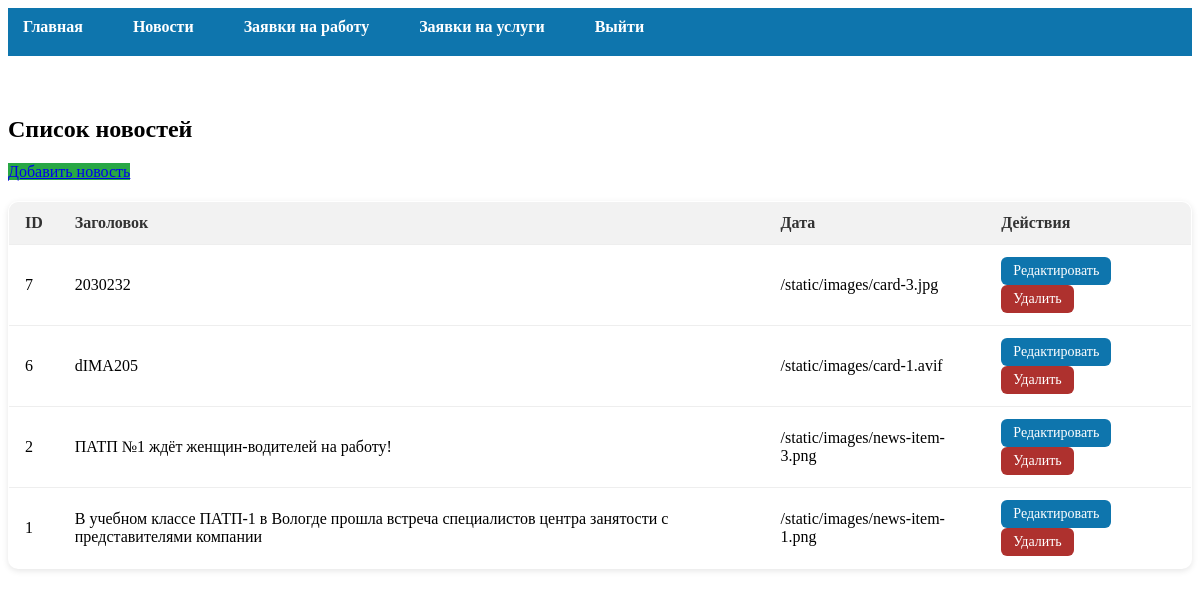
Page /admin/news (signed in) on the committed database.
### tables this page shows
CREATE TABLE news (
            id INTEGER PRIMARY KEY AUTOINCREMENT,
            title TEXT NOT NULL,
            description TEXT NOT NULL,
            image TEXT NOT NULL,
            date TEXT NOT NULL
        );

### server.py (the view)
@app.route('/admin/news')
@login_required
def admin_news_list():
    db = sqlite3.connect(DB)
    cur = db.cursor()
    cur.execute("SELECT id, title, date, image FROM news ORDER BY id DESC")
    news_list = cur.fetchall()
    db.close()
    return render_template("admin/news_list.html", news_list=news_list)

### server.py (called while the page is built)
def login_required(f):
    @wraps(f)
    def decorated_function(*args, **kwargs):
        if not session.get('admin'):
            return redirect("/admin/login")
        return f(*args, **kwargs)
    return decorated_function

### templates/admin/news_list.html (shortened to what this page needs)
{% extends "admin/base_admin.html" %}
{% block admin_content %}
<h2>Список новостей</h2>
<a href="/admin/news/add" class="btn add-btn">Добавить новость</a>
<table class="admin-table">
    <thead>
        <tr>
            <th>ID</th>
            <th>Заголовок</th>
            <th>Дата</th>
            <th>Действия</th>
        </tr>
    </thead>
    <tbody>
        {% for news in news_list %}
        <tr>
            <td>{{ news[0] }}</td>
            <td>{{ news[1] }}</td>
            <td>{{ news[3] }}</td>
            <td>
                <a href="/admin/news/edit/{{ news[0] }}" class="action-btn edit">Редактировать</a>
                <a href="/admin/news/delete/{{ news[0] }}" class="action-btn delete">Удалить</a>
            </td>
        </tr>
        {% endfor %}
    </tbody>
</table>
{% endblock %}

### static/css/admin.css (style rules this page uses)
.admin-table { width: 100%; border-collapse: collapse; margin-top: 20px; background-color: white; border: 1px solid #eee; border-radius: 10px; overflow: hidden; }
.admin-table th, .admin-table td { padding: 12px 16px; border-bottom: 1px solid #eee; text-align: left; }
.admin-table thead { background-color: #f2f2f2; color: #333; }
.btn.add-btn { background-color: #28a745; }
.action-btn { display: inline-block; padding: 6px 12px; font-size: 14px; border-radius: 6px; text-decoration: none; transition: background-color 0.3s ease; }
.edit { background-color: #0E75AD; color: white; }
.delete { background-color: #AE312E; color: white; }
.admin-table { width: 100%; border-collapse: collapse; background-color: white; margin-top: 20px; box-shadow: 0 2px 6px rgba(0, 0, 0, 0.1); }
.admin-table th, .admin-table td { padding: 12px 16px; border-bottom: 1px solid #eee; }
.action-btn { display: inline-block; padding: 6px 12px; border-radius: 6px; transition: all 0.3s ease; }

### rows in the picture
news: id "7", title "2030232", image "/static/images/card-3.jpg"
news: id "6", title "dIMA205", image "/static/images/card-1.avif"
news: id "2", title "ПАТП №1 ждёт женщин-водителей на работу!", image "/static/images/news-item-3.png"
news: id "1", title "В учебном классе ПАТП-1 в Вологде прошла встреча специалистов центра занятости с представителями компании", image "/static/images/news-item-1.png"
